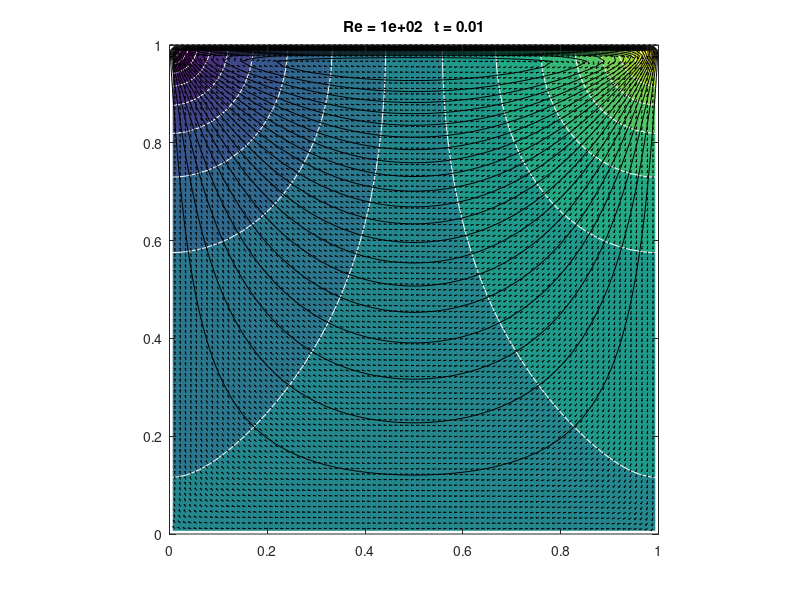
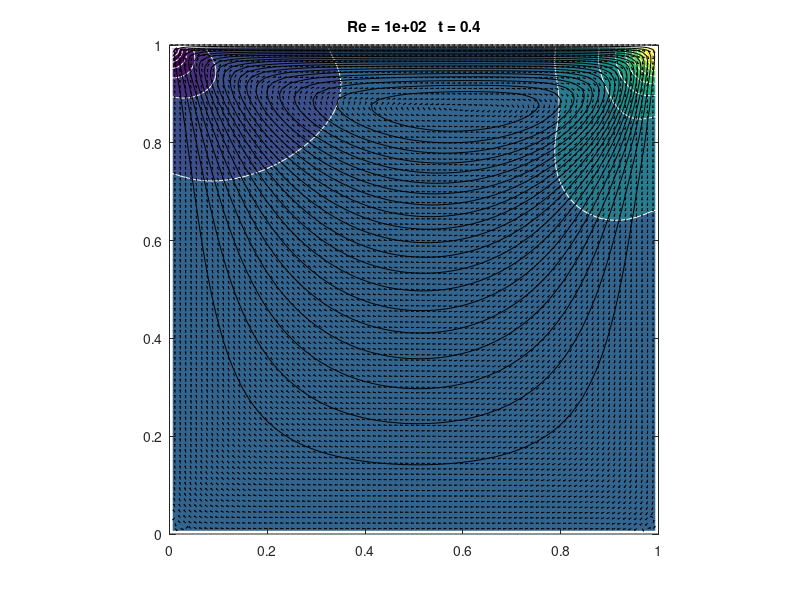
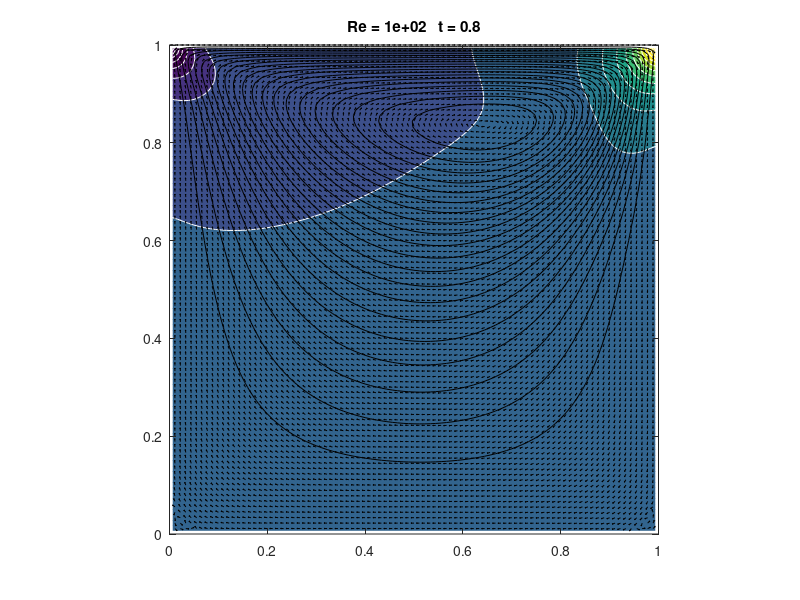
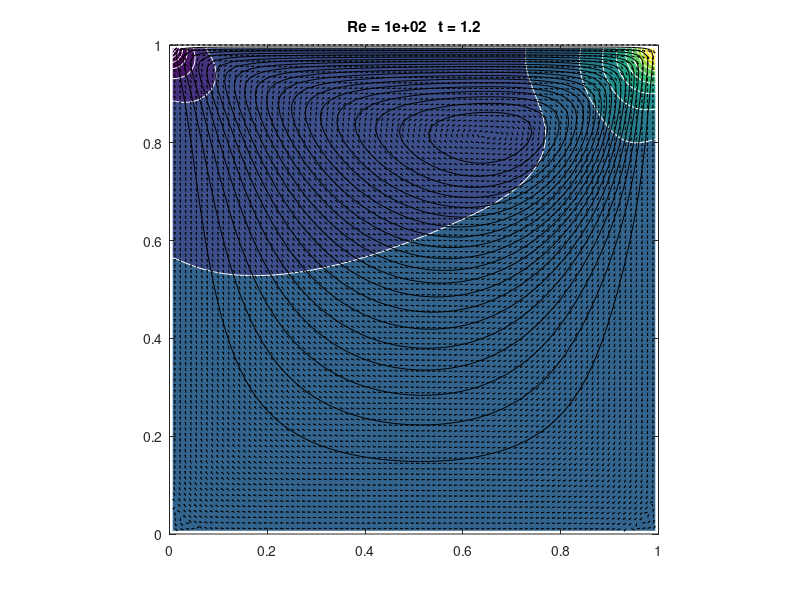

MATLAB code to generate these figures, in order:
function mit18086_navierstokes
%MIT18086_NAVIERSTOKES
%    Solves the incompressible Navier-Stokes equations in a
%    rectangular domain with prescribed velocities along the
%    boundary. The solution method is finite differencing on
%    a staggered grid with implicit diffusion and a Chorin
%    projection method for the pressure.
%    Visualization is done by a colormap-isoline plot for
%    pressure and normalized quiver and streamline plot for
%    the velocity field.
%    The standard setup solves a lid driven cavity problem.

% 07/2007 by Benjamin Seibold
%            http://www-math.mit.edu/~seibold/
% Feel free to modify for teaching and learning.
%-----------------------------------------------------------------------
Re = 1e2;     % Reynolds number
dt = 1e-2;    % time step
tf = 4e-0;    % final time
lx = 1;       % width of box
ly = 1;       % height of box
nx = 90;      % number of x-gridpoints
ny = 90;      % number of y-gridpoints
nsteps = 10;  % number of steps with graphic output
%-----------------------------------------------------------------------
nt = ceil(tf/dt); dt = tf/nt;
x = linspace(0,lx,nx+1); hx = lx/nx;
y = linspace(0,ly,ny+1); hy = ly/ny;
[X,Y] = meshgrid(y,x);
%-----------------------------------------------------------------------
% initial conditions
U = zeros(nx-1,ny); V = zeros(nx,ny-1);
% boundary conditions
uN = x*0+1;    vN = avg(x)*0;
uS = x*0;      vS = avg(x)*0;
uW = avg(y)*0; vW = y*0;
uE = avg(y)*0; vE = y*0;
%-----------------------------------------------------------------------
Ubc = dt/Re*([2*uS(2:end-1)' zeros(nx-1,ny-2) 2*uN(2:end-1)']/hx^2+...
      [uW;zeros(nx-3,ny);uE]/hy^2);
Vbc = dt/Re*([vS' zeros(nx,ny-3) vN']/hx^2+...
      [2*vW(2:end-1);zeros(nx-2,ny-1);2*vE(2:end-1)]/hy^2);

fprintf('initialization')
Lp = kron(speye(ny),K1(nx,hx,1))+kron(K1(ny,hy,1),speye(nx));
Lp(1,1) = 3/2*Lp(1,1);
perp = symamd(Lp); Rp = chol(Lp(perp,perp)); Rpt = Rp';
Lu = speye((nx-1)*ny)+dt/Re*(kron(speye(ny),K1(nx-1,hx,2))+...
     kron(K1(ny,hy,3),speye(nx-1)));
peru = symamd(Lu); Ru = chol(Lu(peru,peru)); Rut = Ru';
Lv = speye(nx*(ny-1))+dt/Re*(kron(speye(ny-1),K1(nx,hx,3))+...
     kron(K1(ny-1,hy,2),speye(nx)));
perv = symamd(Lv); Rv = chol(Lv(perv,perv)); Rvt = Rv';
Lq = kron(speye(ny-1),K1(nx-1,hx,2))+kron(K1(ny-1,hy,2),speye(nx-1));
perq = symamd(Lq); Rq = chol(Lq(perq,perq)); Rqt = Rq';

fprintf(', time loop\n--20%%--40%%--60%%--80%%-100%%\n')
for k = 1:nt
   % treat nonlinear terms
   gamma = min(1.2*dt*max(max(max(abs(U)))/hx,max(max(abs(V)))/hy),1);
   Ue = [uW;U;uE]; Ue = [2*uS'-Ue(:,1) Ue 2*uN'-Ue(:,end)];
   Ve = [vS' V vN']; Ve = [2*vW-Ve(1,:);Ve;2*vE-Ve(end,:)];
   Ua = avg(Ue')'; Ud = diff(Ue')'/2;
   Va = avg(Ve);   Vd = diff(Ve)/2;
   UVx = diff(Ua.*Va-gamma*abs(Ua).*Vd)/hx;
   UVy = diff((Ua.*Va-gamma*Ud.*abs(Va))')'/hy;
   Ua = avg(Ue(:,2:end-1));   Ud = diff(Ue(:,2:end-1))/2;
   Va = avg(Ve(2:end-1,:)')'; Vd = diff(Ve(2:end-1,:)')'/2;
   U2x = diff(Ua.^2-gamma*abs(Ua).*Ud)/hx;
   V2y = diff((Va.^2-gamma*abs(Va).*Vd)')'/hy;
   U = U-dt*(UVy(2:end-1,:)+U2x);
   V = V-dt*(UVx(:,2:end-1)+V2y);
   
   % implicit viscosity
   rhs = reshape(U+Ubc,[],1);
   u(peru) = Ru\(Rut\rhs(peru));
   U = reshape(u,nx-1,ny);
   rhs = reshape(V+Vbc,[],1);
   v(perv) = Rv\(Rvt\rhs(perv));
   V = reshape(v,nx,ny-1);
   
   % pressure correction
   rhs = reshape(diff([uW;U;uE])/hx+diff([vS' V vN']')'/hy,[],1);
   p(perp) = -Rp\(Rpt\rhs(perp));
   P = reshape(p,nx,ny);
   U = U-diff(P)/hx;
   V = V-diff(P')'/hy;
   
   % visualization
   if floor(25*k/nt)>floor(25*(k-1)/nt), fprintf('.'), end
   if k==1|floor(nsteps*k/nt)>floor(nsteps*(k-1)/nt)
      % stream function
      rhs = reshape(diff(U')'/hy-diff(V)/hx,[],1);
      q(perq) = Rq\(Rqt\rhs(perq));
      Q = zeros(nx+1,ny+1);
      Q(2:end-1,2:end-1) = reshape(q,nx-1,ny-1);
      fig = figure('visible','off');
      contourf(avg(x),avg(y),P',20,'w-'), hold on
      contour(x,y,Q',20,'k-');
      Ue = [uS' avg([uW;U;uE]')' uN'];
      Ve = [vW;avg([vS' V vN']);vE];
      Len = sqrt(Ue.^2+Ve.^2+eps);
      quiver(x,y,(Ue./Len)',(Ve./Len)',.4,'k-')
      hold off, axis equal, axis([0 lx 0 ly])
      p = sort(p); caxis(p([8 end-7]))
      title(sprintf('Re = %0.1g   t = %0.2g',Re,k*dt))
      fname = sprintf('%05d.png', k);
      print(fig, fname, '-dpng');
      close(fig)
   end
end
fprintf('\n')

%=======================================================================

function B = avg(A,k)
if nargin<2, k = 1; end
if size(A,1)==1, A = A'; end
if k<2, B = (A(2:end,:)+A(1:end-1,:))/2; else, B = avg(A,k-1); end
if size(A,2)==1, B = B'; end

function A = K1(n,h,a11)
% a11: Neumann=1, Dirichlet=2, Dirichlet mid=3;
A = spdiags([-1 a11 0;ones(n-2,1)*[-1 2 -1];0 a11 -1],-1:1,n,n)'/h^2;
